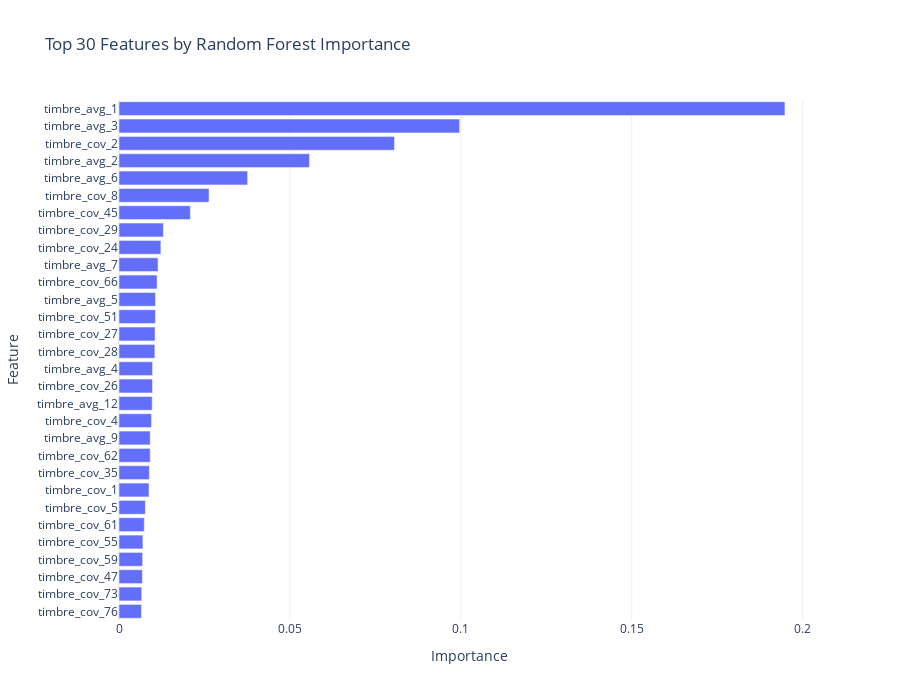

This figure's notebook cell:
### Code cell
fig = px.bar(
    rf_importance.head(30),
    x='importance', y='feature',
    orientation='h',
    title='Top 30 Features by Random Forest Importance',
    labels={'importance': 'Importance', 'feature': 'Feature'}
)
fig.update_layout(template='plotly_white', height=700, yaxis={'categoryorder': 'total ascending'})
fig.write_html('reports/figures/16_rf_importance.html')
fig.show()

### Figure 1 — Plotly figure (JSON) as saved in the notebook; plotly's stock layout.template omitted (floating-point values rounded to 4 significant figures)
{"data": [{"hovertemplate": "Importance=%{x}<br>Feature=%{y}<extra></extra>", "legendgroup": "", "marker": {"color": "#636efa", "pattern": {"shape": ""}}, "name": "", "orientation": "h", "showlegend": false, "textposition": "auto", "type": "bar", "x": [0.1948, 0.09963, 0.0806, 0.05572, 0.03763, 0.02634, 0.02088, 0.01298, 0.01226, 0.01142, 0.01115, 0.01069, 0.01066, 0.01055, 0.01049, 0.009821, 0.00979, 0.009716, 0.009509, 0.009137, 0.00913, 0.008878, 0.008785, 0.007717, 0.007402, 0.006998, 0.006911, 0.006852, 0.006649, 0.006573], "xaxis": "x", "y": ["timbre_avg_1", "timbre_avg_3", "timbre_cov_2", "timbre_avg_2", "timbre_avg_6", "timbre_cov_8", "timbre_cov_45", "timbre_cov_29", "timbre_cov_24", "timbre_avg_7", "timbre_cov_66", "timbre_avg_5", "timbre_cov_51", "timbre_cov_27", "timbre_cov_28", "timbre_avg_4", "timbre_cov_26", "timbre_avg_12", "timbre_cov_4", "timbre_avg_9", "timbre_cov_62", "timbre_cov_35", "timbre_cov_1", "timbre_cov_5", "timbre_cov_61", "timbre_cov_55", "timbre_cov_59", "timbre_cov_47", "timbre_cov_73", "timbre_cov_76"], "yaxis": "y"}], "layout": {"barmode": "relative", "height": 700, "legend": {"tracegroupgap": 0}, "title": {"text": "Top 30 Features by Random Forest Importance"}, "xaxis": {"anchor": "y", "domain": [0, 1], "title": {"text": "Importance"}}, "yaxis": {"anchor": "x", "categoryorder": "total ascending", "domain": [0, 1], "title": {"text": "Feature"}}}}
